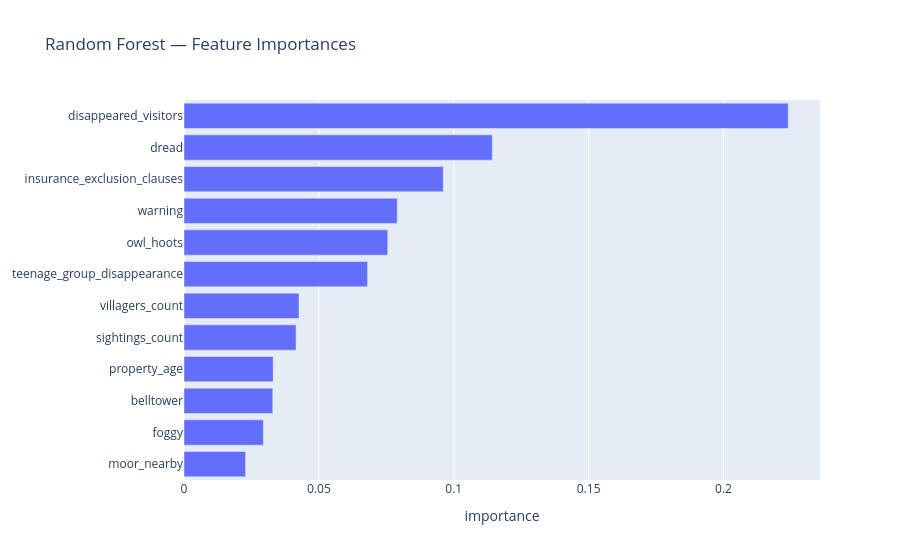
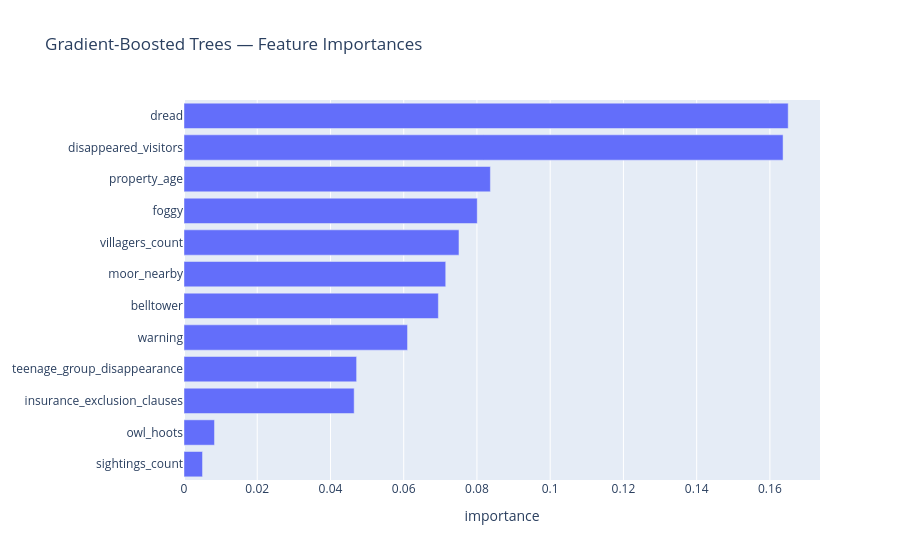

Notebook source saved alongside these figures, in order:
### Markdown cell above
### 8.2 Ensemble Methods — Random Forest and GBT

Both classifiers are imported for you. Fill in the missing import, instantiate each model, fit it, and call `evaluate_model()`.

**Random Forest:** experiment with `numTrees` and `maxDepth`. How does AUC change compared to the single Decision Tree above?

**Gradient-Boosted Trees:** `stepSize` (learning rate) and `maxIter` interact — a smaller step size generally needs more iterations to converge. Try halving `stepSize` and doubling `maxIter` together.

### Code cell
# SOLUTION
from pyspark.ml.classification import RandomForestClassifier, GBTClassifier

# ── Random Forest ────────────────────────────────────────────────────────
rf = RandomForestClassifier(
    featuresCol = "features",
    labelCol    = TARGET,
    numTrees    = 100,  # ← try: 10, 50, 100, 200
    maxDepth    = 5,    # ← try: 2, 5, 10
    seed        = 42,
)
rf_model = rf.fit(training)
fpr_rf, tpr_rf, auc_rf = evaluate_model(
    model_name   = "Random Forest",
    fitted_model = rf_model,
    test_data    = test,
    target_col   = TARGET,
    colour       = "forestgreen",
)

# ── Gradient-Boosted Trees ────────────────────────────────────────────────
gbt = GBTClassifier(
    featuresCol = "features",
    labelCol    = TARGET,
    maxIter     = 50,    # ← try: 5, 10, 50
    maxDepth    = 3,     # ← try: 2, 3, 5
    stepSize    = 0.05,  # ← try: 0.01, 0.05, 0.1, 0.3
    seed        = 42,
)
gbt_model = gbt.fit(training)
fpr_gbt, tpr_gbt, auc_gbt = evaluate_model(
    model_name   = "Gradient-Boosted Trees",
    fitted_model = gbt_model,
    test_data    = test,
    target_col   = TARGET,
    colour       = "firebrick",
)

### Figure 1 — Plotly figure (JSON) as saved in the notebook; plotly's stock layout.template omitted (floating-point values rounded to 4 significant figures)
{"data": [{"orientation": "h", "type": "bar", "x": [0.02281, 0.02944, 0.03291, 0.03305, 0.04154, 0.04263, 0.06807, 0.07553, 0.07905, 0.09608, 0.1143, 0.224], "y": ["moor_nearby", "foggy", "belltower", "property_age", "sightings_count", "villagers_count", "teenage_group_disappearance", "owl_hoots", "warning", "insurance_exclusion_clauses", "dread", "disappeared_visitors"]}], "layout": {"title": {"text": "Random Forest — Feature Importances"}, "xaxis": {"title": {"text": "importance"}}}}

### Figure 2 — Plotly figure (JSON) as saved in the notebook; plotly's stock layout.template omitted (floating-point values rounded to 4 significant figures)
{"data": [{"orientation": "h", "type": "bar", "x": [0.005058, 0.008325, 0.04647, 0.04714, 0.06104, 0.06946, 0.07148, 0.07509, 0.08009, 0.08367, 0.1636, 0.165], "y": ["sightings_count", "owl_hoots", "insurance_exclusion_clauses", "teenage_group_disappearance", "warning", "belltower", "moor_nearby", "villagers_count", "foggy", "property_age", "disappeared_visitors", "dread"]}], "layout": {"title": {"text": "Gradient-Boosted Trees — Feature Importances"}, "xaxis": {"title": {"text": "importance"}}}}
